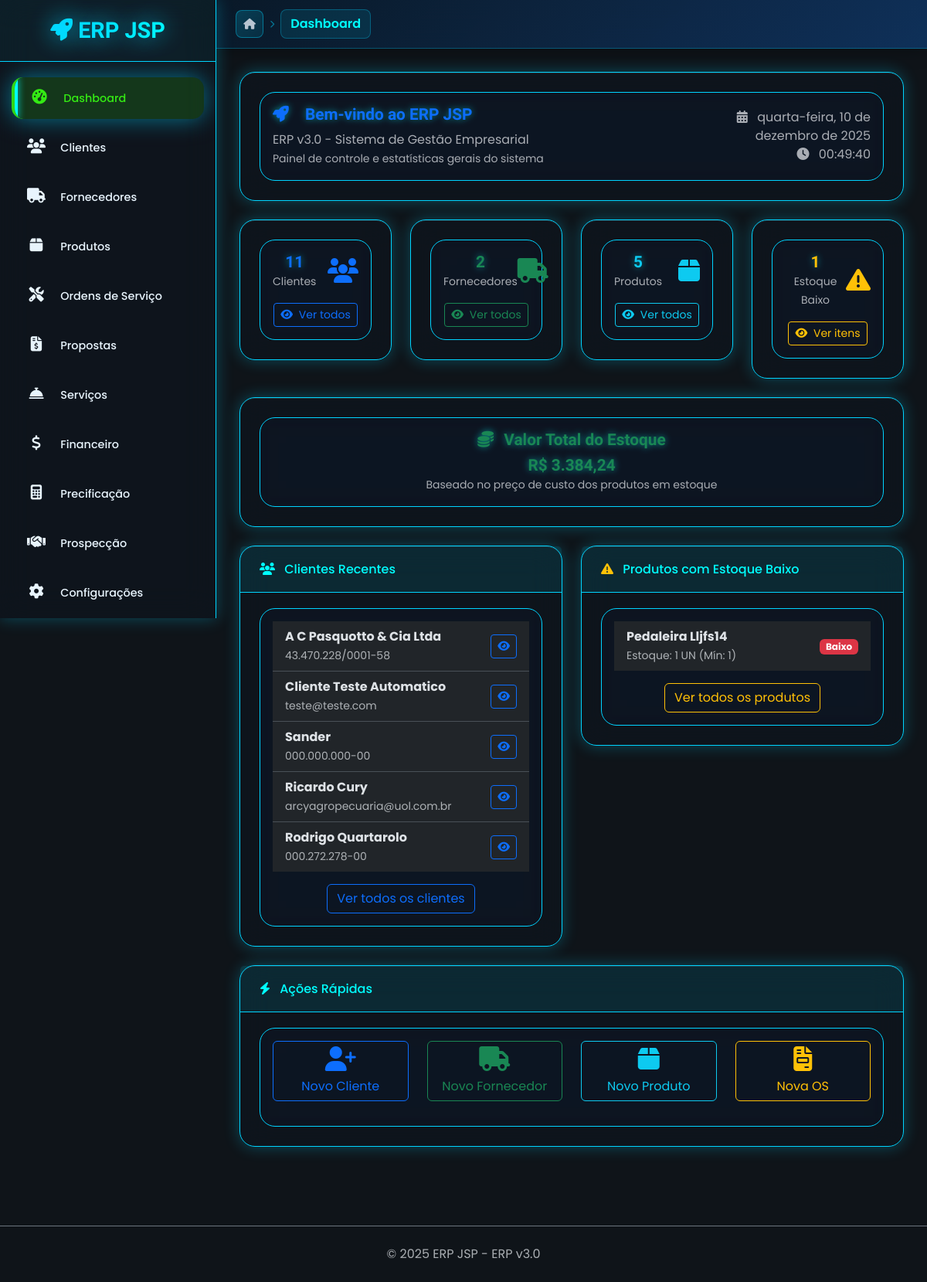
/dashboard (signed in), run on an earlier commit of the app's database.
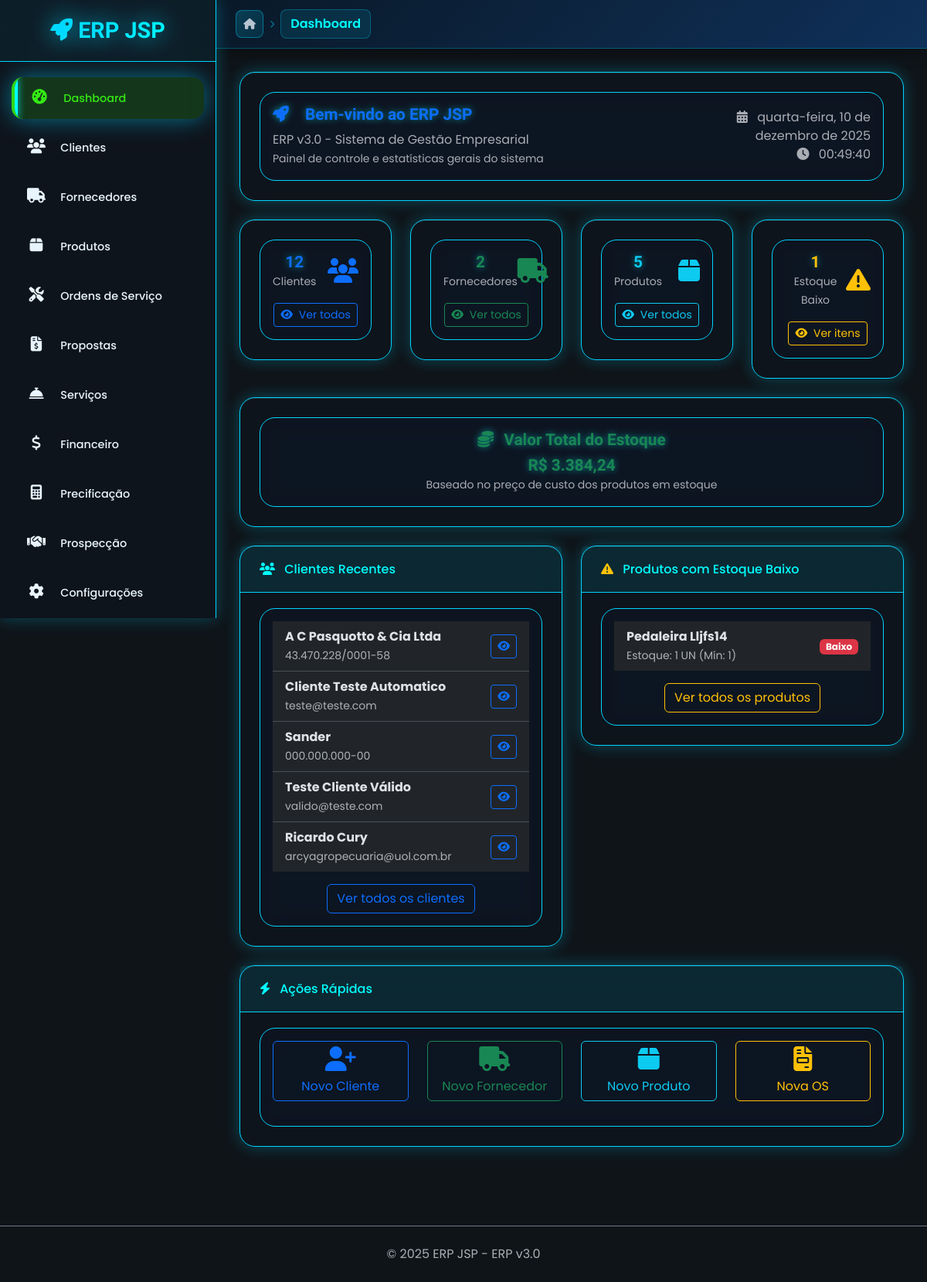
And on a later commit of the database.
### app/cliente/cliente_model.py (models this page shows, shortened)
class Cliente(BaseModel):
    __tablename__ = 'clientes'
    nome = db.Column(db.String(150), nullable=False, index=True)
    nome_fantasia = db.Column(db.String(150), index=True)  # Para PJ
    razao_social = db.Column(db.String(200))  # Para PJ
    tipo = db.Column(db.String(20), nullable=False, default='PF')  # PF ou PJ
    cpf_cnpj = db.Column(db.String(20), unique=True, index=True)
    rg_ie = db.Column(db.String(20))
    im = db.Column(db.String(20))  # Inscrição Municipal
    email = db.Column(db.String(150), index=True)
    email_financeiro = db.Column(db.String(150))  # Email específico para cobrança
    telefone = db.Column(db.String(20))
    celular = db.Column(db.String(20))
    whatsapp = db.Column(db.String(20))
    site = db.Column(db.String(200))
    contato_nome = db.Column(db.String(100))  # Nome do responsável
    contato_cargo = db.Column(db.String(100))  # Cargo do responsável
    contato_telefone = db.Column(db.String(20))
    contato_email = db.Column(db.String(150))
    cep = db.Column(db.String(10))
    endereco = db.Column(db.String(200))
    numero = db.Column(db.String(20))
    complemento = db.Column(db.String(100))
    bairro = db.Column(db.String(100))
    cidade = db.Column(db.String(100))
    estado = db.Column(db.String(2))
    pais = db.Column(db.String(50), default='Brasil')
    segmento = db.Column(db.String(100))  # Setor de atuação
    porte_empresa = db.Column(db.String(20))  # MEI, ME, EPP, Grande
    origem = db.Column(db.String(50))  # Como conheceu a empresa
    classificacao = db.Column(db.String(20), default='A')  # A, B, C (qualidade)
    limite_credito = db.Column(db.Numeric(10, 2), default=0)
    forma_pagamento_padrao = db.Column(db.String(50))
    prazo_pagamento_padrao = db.Column(db.Integer, default=30)  # dias
    desconto_padrao = db.Column(db.Numeric(5, 2), default=0)  # %
    data_nascimento = db.Column(db.Date)  # Para PF
    data_fundacao = db.Column(db.Date)  # Para PJ
    genero = db.Column(db.String(20))  # Para PF
    estado_civil = db.Column(db.String(20))  # Para PF
    profissao = db.Column(db.String(100))  # Para PF
    observacoes = db.Column(db.Text)
    observacoes_internas = db.Column(db.Text)  # Não visível em relatórios
    status = db.Column(db.String(20), default='ativo')  # ativo, inativo, bloqueado
    motivo_bloqueio = db.Column(db.String(200))
    @property
    def nome_display(self):
        if self.tipo == 'PJ' and self.nome_fantasia:
            return self.nome_fantasia.title()
        return self.nome.title() if self.nome else ''
    @property
    def documento_formatado(self):
        if not self.cpf_cnpj:
            return ''
        doc = ''.join(filter(str.isdigit, self.cpf_cnpj))
        if len(doc) == 11:  # CPF
            return f'{doc[:3]}.{doc[3:6]}.{doc[6:9]}-{doc[9:]}'
        elif len(doc) == 14:  # CNPJ
            return f'{doc[:2]}.{doc[2:5]}.{doc[5:8]}/{doc[8:12]}-{doc[12:]}'
        return self.cpf_cnpj

### app/produto/produto_model.py (models this page shows, shortened)
class Produto(BaseModel):
    __tablename__ = 'produtos'
    nome = db.Column(db.String(100), nullable=False, index=True)
    descricao = db.Column(db.Text)
    codigo = db.Column(db.String(50), unique=True, index=True)
    codigo_barras = db.Column(db.String(50), unique=True, index=True)
    categoria = db.Column(db.String(50), index=True)
    subcategoria = db.Column(db.String(50))
    marca = db.Column(db.String(50))
    modelo = db.Column(db.String(50))
    unidade_medida = db.Column(db.String(10), default='UN')  # UN, KG, M, L, etc.
    peso = db.Column(db.Numeric(10, 3))
    dimensoes = db.Column(db.String(50))  # Ex: 10x20x30 cm
    preco_custo = db.Column(db.Numeric(10, 2), default=0)
    preco_venda = db.Column(db.Numeric(10, 2), default=0)
    margem_lucro = db.Column(db.Numeric(5, 2), default=0)  # Percentual
    markup = db.Column(db.Numeric(5, 2), default=0)  # Percentual de markup sobre o custo
    estoque_atual = db.Column(db.Integer, default=0)
    estoque_minimo = db.Column(db.Integer, default=0)
    estoque_maximo = db.Column(db.Integer, default=0)
    controla_estoque = db.Column(db.Boolean, default=True)
    fornecedor_id = db.Column(db.Integer, db.ForeignKey('fornecedores.id'), nullable=True)
    status = db.Column(db.String(20), default='ativo')  # ativo, inativo, descontinuado
    observacoes = db.Column(db.Text)
    @property
    def nome_display(self):
        return self.nome.title() if self.nome else ''
    @property
    def valor_estoque(self):
        if self.preco_custo and self.estoque_atual:
            return float(self.preco_custo) * self.estoque_atual
        return 0
    @classmethod
    def produtos_estoque_baixo(cls):
        return cls.query.filter(
            cls.controla_estoque == True,
            cls.estoque_atual <= cls.estoque_minimo,
            cls.ativo == True
        ).all()

### app/painel/painel_routes.py (the view)
@painel_bp.route('/dashboard')
@login_required
def dashboard():
    try:
        from app.cliente.cliente_model import Cliente
        from app.fornecedor.fornecedor_model import Fornecedor
        from app.produto.produto_model import Produto
        from app.ordem_servico.ordem_servico_model import OrdemServico
        from app.financeiro.financeiro_utils import calcular_metricas_dashboard, formatar_valor_real
        stats_basicas = {
            'total_clientes': Cliente.query.filter_by(ativo=True).count(),
            'total_fornecedores': Fornecedor.query.filter_by(ativo=True).count(),
            'total_produtos': Produto.query.filter_by(ativo=True).count(),
            'produtos_estoque_baixo': len(Produto.produtos_estoque_baixo()),
        }
        try:
            metricas_financeiras = calcular_metricas_dashboard()
        except Exception as e:
            print(f"⚠️ Erro ao calcular métricas financeiras: {e}")
            metricas_financeiras = {
                'total_ordens': 0, 'ordens_abertas': 0, 'ordens_concluidas': 0,
                'valor_total_ordens': 0, 'valor_ordens_concluidas': 0, 'valor_ordens_abertas': 0,
                'receita_mes': 0, 'qtd_ordens_mes': 0,
                'total_receitas_mes': 0, 'total_despesas_mes': 0, 'saldo_mes': 0,
                'total_contas_receber': 0, 'total_contas_pagar': 0,
                'qtd_contas_receber': 0, 'qtd_contas_pagar': 0,
                'fluxo_caixa': 0
            }
        stats = {**stats_basicas, **metricas_financeiras}
        clientes_recentes = Cliente.query.filter_by(ativo=True).order_by(
            Cliente.criado_em.desc()
        ).limit(5).all()
        produtos_estoque_baixo = Produto.produtos_estoque_baixo()[:5]
        ordens_recentes = OrdemServico.query.filter_by(ativo=True).order_by(
            OrdemServico.criado_em.desc()
        ).limit(5).all()
        produtos_com_estoque = Produto.query.filter(
            Produto.ativo == True,
            Produto.controla_estoque == True,
            Produto.preco_custo.isnot(None)
        ).all()
        valor_total_estoque = sum([p.valor_estoque for p in produtos_com_estoque])
        stats['valor_estoque'] = valor_total_estoque
        stats['valor_total_ordens_fmt'] = formatar_valor_real(stats['valor_total_ordens'])
        stats['valor_ordens_concluidas_fmt'] = formatar_valor_real(stats['valor_ordens_concluidas'])
        stats['valor_ordens_abertas_fmt'] = formatar_valor_real(stats['valor_ordens_abertas'])
        stats['receita_mes_fmt'] = formatar_valor_real(stats['receita_mes'])
        stats['total_receitas_mes_fmt'] = formatar_valor_real(stats['total_receitas_mes'])
        stats['total_despesas_mes_fmt'] = formatar_valor_real(stats['total_despesas_mes'])
        stats['saldo_mes_fmt'] = formatar_valor_real(stats['saldo_mes'])
        stats['total_contas_receber_fmt'] = formatar_valor_real(stats['total_contas_receber'])
        stats['total_contas_pagar_fmt'] = formatar_valor_real(stats['total_contas_pagar'])
        stats['fluxo_caixa_fmt'] = formatar_valor_real(stats['fluxo_caixa'])
        stats['valor_estoque_fmt'] = formatar_valor_real(valor_total_estoque)
        stats['saldo_mes_cor'] = 'success' if stats['saldo_mes'] >= 0 else 'danger'
        stats['fluxo_caixa_cor'] = 'success' if stats['fluxo_caixa'] >= 0 else 'danger'
        return render_template('painel/dashboard.html',
                             stats=stats,
                             clientes_recentes=clientes_recentes,
                             produtos_estoque_baixo=produtos_estoque_baixo,
                             ordens_recentes=ordens_recentes)
    except Exception as e:
        print(f" Erro no dashboard: {e}")
        stats = {
            'total_clientes': 0, 'total_fornecedores': 0, 'total_produtos': 0,
            'produtos_estoque_baixo': 0, 'valor_estoque': 0,
            'total_ordens': 0, 'ordens_abertas': 0, 'ordens_concluidas': 0,
            'valor_total_ordens': 0, 'valor_ordens_concluidas': 0, 'valor_ordens_abertas': 0,
            'receita_mes': 0, 'qtd_ordens_mes': 0,
            'total_receitas_mes': 0, 'total_despesas_mes': 0, 'saldo_mes': 0,
            'total_contas_receber': 0, 'total_contas_pagar': 0,
            'qtd_contas_receber': 0, 'qtd_contas_pagar': 0, 'fluxo_caixa': 0,
            'valor_total_ordens_fmt': 'R$ 0,00', 'valor_ordens_concluidas_fmt': 'R$ 0,00',
            'valor_ordens_abertas_fmt': 'R$ 0,00', 'receita_mes_fmt': 'R$ 0,00',
            'total_receitas_mes_fmt': 'R$ 0,00', 'total_despesas_mes_fmt': 'R$ 0,00',
            'saldo_mes_fmt': 'R$ 0,00', 'total_contas_receber_fmt': 'R$ 0,00',
            'total_contas_pagar_fmt': 'R$ 0,00', 'fluxo_caixa_fmt': 'R$ 0,00',
            'valor_estoque_fmt': 'R$ 0,00',
            'saldo_mes_cor': 'secondary', 'fluxo_caixa_cor': 'secondary'
        }
        return render_template('painel/dashboard.html',
                             stats=stats,
                             clientes_recentes=[],
                             produtos_estoque_baixo=[],
                             ordens_recentes=[],
                             erro_banco=True)

### app/auth/auth_routes.py (called while the page is built)
@auth_bp.app_context_processor
def inject_auth_vars():
    return {
        'current_user': current_user,
        'is_authenticated': current_user.is_authenticated if current_user else False
    }

### app/extensoes.py (called while the page is built)
def init_extensions(app):
    db.init_app(app)
    migrate.init_app(app, db)
    login_manager.init_app(app)
    login_manager.login_view = 'auth.login'
    login_manager.login_message = 'Por favor, faça login para acessar esta página.'
    login_manager.login_message_category = 'info'
    @login_manager.user_loader
    def load_user(user_id):
        try:
            from app.auth.usuario_model import Usuario
            return Usuario.query.get(int(user_id))
        except Exception as e:
            print(f"⚠️ Erro no load_user: {e}")
            return None
    import os
    db_path = app.config.get('SQLALCHEMY_DATABASE_URI')
    if db_path and db_path.startswith('sqlite:///'):
        db_file = db_path.replace('sqlite:///', '')
        db_dir = os.path.dirname(db_file)
        if db_dir and not os.path.exists(db_dir):
            os.makedirs(db_dir, exist_ok=True)

### app/painel/templates/painel/dashboard.html (shortened to what the changed rows need)
{% extends "base.html" %}
{% block content %}
<div class="row mb-4">
    <div class="col-12">
        <div class="card">
            <div class="card-body">
                <div class="row align-items-center">
                    <div class="col-md-8">
                        <h2 class="text-primary mb-2">
                            <i class="fas fa-rocket me-3"></i>
                            Bem-vindo ao {{ COMPANY_NAME }}
                        </h2>
                    </div>
                </div>
            </div>
        </div>
    </div>
</div>
<div class="row mb-4">
    <div class="col-md-3">
        <div class="card">
            <div class="card-body text-center">
                <div class="d-flex justify-content-between align-items-center">
                    <div>
                        <h3 class="text-primary mb-0">{{ stats.total_clientes }}</h3>
                        <small class="text-muted">Clientes</small>
                    </div>
                </div>
            </div>
        </div>
    </div>
</div>
{% if stats.valor_estoque > 0 %}
<div class="row mb-4">
    <div class="col-12">
        <div class="card">
            <div class="card-body text-center">
                <h2 class="text-success">
                    R$ {{ "{:,.2f}".format(stats.valor_estoque).replace(',', 'X').replace('.', ',').replace('X', '.') }}
                </h2>
            </div>
        </div>
    </div>
</div>
{% endif %}
<div class="row">
    {% if clientes_recentes %}
    <div class="col-md-6 mb-4">
        <div class="card">
            <div class="card-body">
                <div class="list-group list-group-flush">
                    {% for cliente in clientes_recentes %}
                    <div class="list-group-item d-flex justify-content-between align-items-center">
                        <div>
                            <div class="fw-bold">{{ cliente.nome_display }}</div>
                            <small class="text-muted">
                                {% if cliente.email %}{{ cliente.email }}{% else %}{{ cliente.documento_formatado }}{% endif %}
                            </small>
                        </div>
                        <div>
                            <a href="{{ url_for('cliente.visualizar', id=cliente.id) }}" class="btn btn-outline-primary btn-sm">
                                <i class="fas fa-eye"></i>
                            </a>
                        </div>
                    </div>
                    {% endfor %}
                </div>
            </div>
        </div>
    </div>
    {% endif %}
    {% if produtos_estoque_baixo %}
    <div class="col-md-6 mb-4">
        <div class="card">
            <div class="card-body">
                <div class="list-group list-group-flush">
                    {% for produto in produtos_estoque_baixo %}
                    <div class="list-group-item d-flex justify-content-between align-items-center">
                        <div>
                            <div class="fw-bold">{{ produto.nome_display }}</div>
                            <small class="text-muted">
                                Estoque: {{ produto.estoque_atual }} {{ produto.unidade_medida }}
                                (Mín: {{ produto.estoque_minimo }})
                            </small>
                        </div>
                        <div>
                            <span class="badge bg-danger">Baixo</span>
                        </div>
                    </div>
                    {% endfor %}
                </div>
            </div>
        </div>
    </div>
    {% endif %}
</div>
{% endblock %}

What changed in the data, as far as the page shows it:
no longer on this page (row unchanged): Cliente: nome_display "Rodrigo Quartarolo", documento_formatado "000.272.278-00"
now on this page (row edited): Cliente: nome_display "Teste Cliente Válido", email "valido@teste.com"
Also different on the page:
{{ stats.total_clientes }}: "11" → "12"
